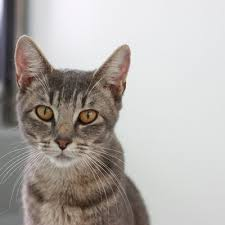
#> input picture Project Preparation/Codigo/cat.jpg, 225 x 225 px
$ python WMAP.py   (Python 2 division)   (older library calls are emulated)
#> lines starting #> are read from the running program, lines starting #| are printed output that depends on the picture
#! /usr/bin/env python
import math
import numpy as np
from numpy.linalg import svd
import cv2
import sys
import time


class WMAP():

     def __init__(self,img):
          self.img=img
          self.orows, self.ocols, self.ochannels = img.shape

          M = self.orows%2
          N = self.ocols%2

          #con dimensions multiplos de 2 acelerase o calculo da DFT
          if M+N>0:
               self.img=cv2.copyMakeBorder(img,0,M,0,N,cv2.BORDER_REPLICATE);
               self.orows+=M;
               self.ocols+=N;

          #parametros da Gaussiana para obter o mapa de densidade de atencion
          self.blurr_sizex=self.orows
          self.blurr_sizey=self.ocols
          self.blurr_maxhw=max(0,min(np.int(self.orows/2),np.int(self.ocols/2))-1)
          if self.blurr_maxhw%2==0:
               self.blurr_maxhw+=1
          self.blurr_sig=max(self.orows,self.ocols)*2*0.01; #mellor axustalo aos pixeles de 1 grao visual
          self.blurr_mindist=max(0,min(np.int(self.orows/10),np.int(self.ocols/10))-1);

          #valores para o banco de filtros monoxenicos
          self.bank_Bfo=1 #distribucion as frecuencias centrais dos filtros en octavas
          self.bank_Bab=2.3548 #ancho do filtro en octavas -->sigmaOn=0.5
          self.bank_nscale=3
          self.bank_minWaveLength=8
          self.bank_mult=np.exp(self.bank_Bfo*np.log(2.0))
          self.bank_sigmaOnf=(self.bank_Bab*np.sqrt(np.log(2.0)/2.0))/2.0

          #parametros para compensar ruido e os puntos onde a fase se alinha ao longo das escalas
          self.bank_k=1
          self.bank_cutOff=0.25
          self.bank_g=10

          self.monofilt()
          self.colorDecorrelation()


     def monofilt(self):
          rows=self.blurr_sizex
          cols=self.blurr_sizey

          x_range=np.zeros((1,cols),np.float64)
          y_range=np.zeros((rows,1),np.float64)
          radius=np.zeros((rows,cols),np.float64)

          for i in range(cols):
		     x_range[0,i]=np.float64((i-(cols-1.0)/2.0)/(cols-1.0))
          for z in range(rows):
               y_range[z,0]=np.float64((z-(rows-1.0)/2.0)/(rows -1.0))

          u1=np.tile(x_range, (rows,1))
          u2=np.tile(y_range, (1,cols))

          #construcion de filtros monoxenicos no dominio frecuencial
          u1=self.shiftDFT(u1)
          u2=self.shiftDFT(u2)

          radius=np.sqrt(np.square(u1)+np.square(u2))
          radius[0,0]=1

          self.F=np.empty((rows,cols,self.bank_nscale),np.float64)
          self.H=np.empty((rows,cols,2),np.float64)
          self.H[:,:,0]=-u2/radius
          self.H[:,:,1]=u1/radius

          radius=np.log(radius)

          wavelength=self.bank_minWaveLength
          sigma2=2*self.bank_sigmaOnf*self.bank_sigmaOnf

    #Trasformada Inversa de Fouriere (IDFT) para el procesamiento de las componentes logGabor
          for s in range(self.bank_nscale):
               radius2=radius+math.log(wavelength)
               radius2=(-1.0/sigma2)*radius2*radius2

               temp=np.exp(radius2)
               temp[0,0]=0
               self.F[:,:,s]=temp;
               wavelength*=self.bank_mult


     def colorDecorrelation(self):
          rows, cols, channels=self.img.shape

          if channels>1:
               img_f=self.img.astype(np.float64)
               img_f=img_f.reshape(rows*cols,3)
               mu=img_f.mean(axis=0)
          #valor medio de las columnas
               mu=np.tile(mu, [rows*cols,1])
               img_f = img_f - mu
          #sustraccion(subtract) de cada canal con su valor medio

               A = np.dot(img_f.transpose(),img_f)
               U, sigma, V =svd(A)

               self.imgDecorr = np.dot(img_f,U)
               self.imgDecorr = self.imgDecorr.reshape(rows,cols,3)
          else:
               self.imgDecorr=self.img.astype(np.float64)

     def shiftDFT(self,fImage):
          cx = np.int(fImage.shape[0]/2)
          cy = np.int(fImage.shape[1]/2)

	     #reordenaccion de los cuadrantes de la imagen de Fourier
	     #el origen se va al centro de la imagen

          q0=fImage[0:cx,0:cy]
          q1=fImage[0:cx,cy:]
          q2=fImage[cx:,0:cy]
          q3=fImage[cx:,cy:]

          tmp=q0.copy()
          q0[:,:]=q3
          q3[:,:]=tmp

          tmp=q1.copy()
          q1[:,:]=q2
          q2[:,:]=tmp

          return fImage


     def salmap(self):
          if self.imgDecorr.shape[2]==1: #channels()==1)
               achroDecorrImg=amap.imgDecorr

               self.Salmap=mgproplocal(achroDecorrImg)
               self.Salmap=cv2.GaussianBlur(self.Salmap,(self.blurr_maxhw,self.blurr_maxhw),self_blurr_sig,self_blurr_sig,BORDER_DEFAULT)

          else:
               achroDecorrImg=self.imgDecorr[:,:,0]
               chroDecorrImg=np.empty((self.orows,self.ocols,2),np.float64)
               chroDecorrImg[:,:,0]=self.imgDecorr[:,:,1]
               chroDecorrImg[:,:,1]=self.imgDecorr[:,:,2]

               self.Salmap=self.mgproplocal(achroDecorrImg)
               self.Salmap=self.Salmap + self.mgproplocal(chroDecorrImg[:,:,0])
               self.Salmap=self.Salmap + self.mgproplocal(chroDecorrImg[:,:,1])
               self.Salmap=cv2.GaussianBlur(self.Salmap,(self.blurr_maxhw,self.blurr_maxhw),self.blurr_sig,self.blurr_sig,0)

          suma= self.Salmap.sum()
          Salmap = self.Salmap/suma;
          return Salmap


     def mgproplocal(self,img):
          rows=self.orows
          cols=self.ocols

          imfft=np.zeros((rows,cols,2),np.float64)
          imfft[:,:,0]=img

          imfft = cv2.dft(imfft)#,flags = cv2.DFT_COMPLEX_OUTPUT)

          amplitude=np.ones((rows,cols),np.float64)
          fase=cv2.phase(imfft[:,:,0],imfft[:,:,1])

          x=np.empty((rows,cols))
          y=np.empty((rows,cols))

          cv2.polarToCart(amplitude,fase,x,y)
          imfft[:,:,0]=x
          imfft[:,:,1]=y

          f=np.empty((rows,cols,self.bank_nscale),np.float64)
          h1f=np.empty((rows,cols,self.bank_nscale),np.float64)
          h2f=np.empty((rows,cols,self.bank_nscale),np.float64)

          epsilon=0.0001

          sumAn=np.zeros((rows,cols),np.float64)
          sumf=np.zeros((rows,cols),np.float64)
          sumh1f=np.zeros((rows,cols),np.float64)
          sumh2f=np.zeros((rows,cols),np.float64)


          for s in range(self.bank_nscale):

               imfftpb=np.zeros((rows,cols,2),np.float64)
               imfftpb[:,:,0]=self.F[:,:,s]

               imfftpb=cv2.mulSpectrums(imfft,imfftpb, 0)
               h=cv2.mulSpectrums(imfftpb,self.H, 0)
               imfftpb=cv2.idft(imfftpb)
               f[:,:,s]=imfftpb[:,:,0]

               h=cv2.idft(h)
               h1f[:,:,s]=h[:,:,0]
               h2f[:,:,s]=h[:,:,1]


               An= f[:,:,s]*f[:,:,s] + h1f[:,:,s]*h1f[:,:,s] +h2f[:,:,s]*h2f[:,:,s]
               An=np.sqrt(An)

               sumAn=sumAn+An
               sumf=sumf+f[:,:,s]
               sumh1f=sumh1f+h1f[:,:,s]
               sumh2f=sumh2f+h2f[:,:,s]


               if s==0:
                    maxAn=An
                    tau= np.median(An)/np.log(4.0)

               else:
                    maxAn=np.maximum(An,maxAn)

          maxAn=maxAn+epsilon

          width=(sumAn/maxAn -1.0)/(self.bank_nscale-1)

          t=(self.bank_cutOff-width)*self.bank_g
          t=np.exp(t)
          t=t+1

          weight= np.ones((rows,cols),np.float64)/t

          totalTau=tau*(1.0 - pow(1.0/self.bank_mult,self.bank_nscale))/(1.0-(1.0/self.bank_mult))

          EstNoiseEnergyMean=totalTau*math.sqrt(math.pi/2.0)
          EstNoiseEnergySigma=totalTau*math.sqrt((4.0-math.pi)/2.0)
          T= EstNoiseEnergyMean + self.bank_k*EstNoiseEnergySigma

          XEnergy =sumf*sumf + sumh1f*sumh1f+ sumh2f*sumh2f
          XEnergy=np.sqrt(XEnergy)
          XEnergy=XEnergy+epsilon

          Meanf=sumf/XEnergy
          Meanh1f= sumh1f/XEnergy
          Meanh2f = sumh2f/XEnergy

          maxPhaseDev=np.empty((rows,cols),np.float64)

          for s in range(self.bank_nscale):
               PhaseDev=f[:,:,s]*Meanf + h1f[:,:,s]*Meanh1f + h2f[:,:,s]*Meanh2f

               if s==0:
                    maxPhaseDev=PhaseDev.copy()
               else:
                    maxPhaseDev=np.maximum(maxPhaseDev,PhaseDev)

          maxPhaseDev=cv2.max(maxPhaseDev-T,0)

          maxPhaseDev=weight*maxPhaseDev

          bordersize=10;

          temp1=maxPhaseDev[bordersize:rows-bordersize,bordersize:cols-bordersize];
          maxPhaseDev=np.zeros((rows,cols),np.float64)
          maxPhaseDev[bordersize:rows-bordersize,bordersize:cols-bordersize]=temp1.copy()

          return maxPhaseDev

####
####

if __name__ == "__main__":

     #lectura de imagen a procesar
     if len(sys.argv)>1:
          img = cv2.imread(sys.argv[1],1);
          img_name = str(sys.argv[1]).split('/')[-1].split('.')[0]
     else:
          img = cv2.imread("./cat.jpg",1)
#> img is the input picture: shape (225, 225, 3); mean B, G, R 169.2, 172.9, 177.9
          img_name = 'cat'

     if img is None:
	     print "Can not open image file"
	     exit(1)

     start_t = time.time()

     #Creacion de objeto y calculo del mapa de saliencia
     wmap=WMAP(img)
#> in monofilt, `radius=np.sqrt(np.square(u1)+np.square(u2))`:
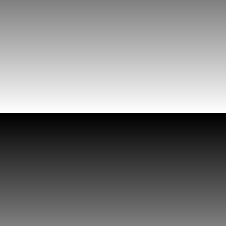
#> u2: shape (226, 226) float64; min -0.5, max 0.5, mean 3.34e-18; drawn with min black and max white
#> in colorDecorrelation, `mu=img_f.mean(axis=0)`: mu = [169.3, 173, 178]
#> in colorDecorrelation, `A = np.dot(img_f.transpose(),img_f)`: A = [[241012722, 224617021.7, 201504863.9], [224617021.7, 210635171.2, 189860570.5], [201504863.9, 189860570.5, 173104514.6]]
#> in colorDecorrelation, `U, sigma, V =svd(A)`: U = [[-0.621, 0.637, 0.456], [-0.582, 0.0152, -0.813], [-0.525, -0.771, 0.361]]; sigma = [621787872.1, 2713963.1, 250572.6]; V = [[-0.621, -0.582, -0.525], [0.637, 0.0152, -0.771], [0.456, -0.813, 0.361]]
     Salmap=wmap.salmap()
#> in mgproplocal, `cv2.polarToCart(amplitude,fase,x,y)`: amplitude: shape (226, 226) float64; every value is 1
#> after the loop in mgproplocal (call 2), `for s in range(self.bank_nscale):`:
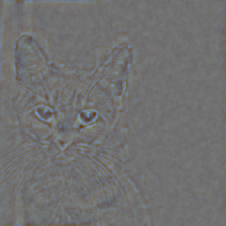
#> f: shape (226, 226, 3) float64; mean of channels 0, 1, 2 0, 0, 0; drawn with min black and max white
#> after the loop in mgproplocal (call 3), `for s in range(self.bank_nscale):`:
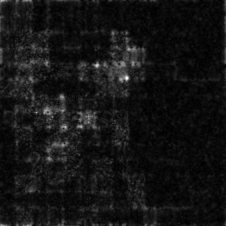
#> sumAn: shape (226, 226) float64; min 18.66, max 2072, mean 186; drawn with min black and max white
#> after the loop in mgproplocal (call 3), `for s in range(self.bank_nscale):`:
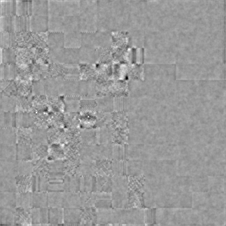
#> sumf: shape (226, 226) float64; min -2008.3, max 1308.6, mean 0; drawn with min black and max white
#> after the loop in mgproplocal (call 3), `for s in range(self.bank_nscale):`:
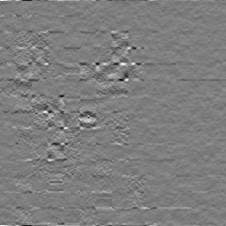
#> sumh2f: shape (226, 226) float64; min -1113, max 1133.1, mean 0; drawn with min black and max white
#> in salmap, `self.Salmap=cv2.GaussianBlur(self.Salmap,(self.blurr_maxhw,self.blurr_..`:
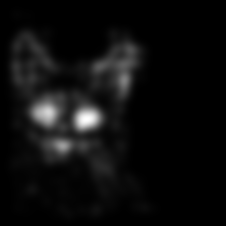
#> self.Salmap: shape (226, 226) float64; min 0, max 386.6, mean 20.7; drawn with min black and max white
#> in salmap, `suma= self.Salmap.sum()`: suma = 1058455.3

     end_t = time.time()#cv2.getTickCount()
     time_t = (end_t - start_t)#/ cv2.getTickFrequency()
     print "Execution time: {:.3f} seconds".format(time_t)

     #paso a formato imagen para visualizacion y almacenamiento
     cv2.normalize(Salmap,Salmap, 0, 255, cv2.NORM_MINMAX)
     A_scaled=Salmap.astype(np.uint8)

     cv2.imwrite('%s' % img_name+'_wmap.jpg', A_scaled.astype(int))

     A_scaled = cv2.applyColorMap(A_scaled, cv2.COLORMAP_JET)
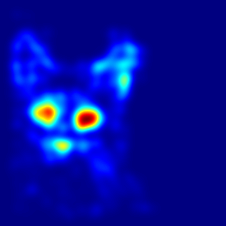
#> A_scaled: shape (226, 226, 3); mean B, G, R 156.5, 14.2, 3.9
     cv2.imwrite('%s' % img_name+'_sal_colormap_wmap.jpg', A_scaled.astype(int))

     #cv2.imshow("Saliency",A_scaled)
     #cv2.waitKey(0);

$ run again, with Project Preparation/Codigo/3_sal_colormap_aws.jpg copied over Project Preparation/Codigo/cat.jpg
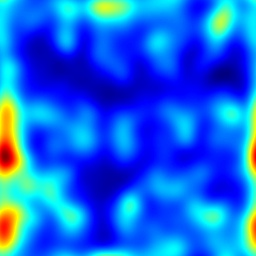
#> input picture Project Preparation/Codigo/3_sal_colormap_aws.jpg, 256 x 256 px
#> img is the input picture: shape (256, 256, 3); mean B, G, R 230.6, 102.9, 16.2
#> mu = [230.6, 102.9, 16.21]
#> A = [[189568736.5, -45952717.2, -168158826.5], [-45952717.2, 499334416.5, 104723135.8], [-168158826.5, 104723135.8, 176035191.6]]
#> U = [[-0.279, -0.69, 0.668], [0.887, -0.451, -0.0953], [0.367, 0.566, 0.738]]; sigma = [557079122.5, 297536212, 10323010.1]; V = [[-0.279, 0.887, 0.367], [-0.69, -0.451, 0.566], [0.668, -0.0953, 0.738]]
#> amplitude: shape (256, 256) float64; every value is 1
#> in salmap, `self.Salmap=cv2.GaussianBlur(self.Salmap,(self.blurr_maxhw,self.blurr_..`:
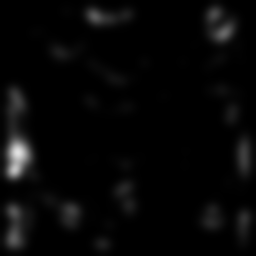
#> self.Salmap: shape (256, 256) float64; min 2.54e-06, max 225.3, mean 7.3
#> suma = 477681.9
#> `A_scaled = cv2.applyColorMap(A_scaled, cv2.COLORMAP_JET)`:
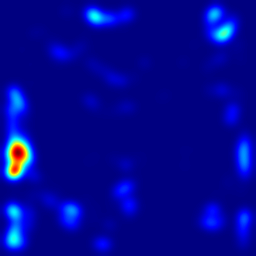
#> A_scaled: shape (256, 256, 3); mean B, G, R 147.2, 6.9, 1.9
